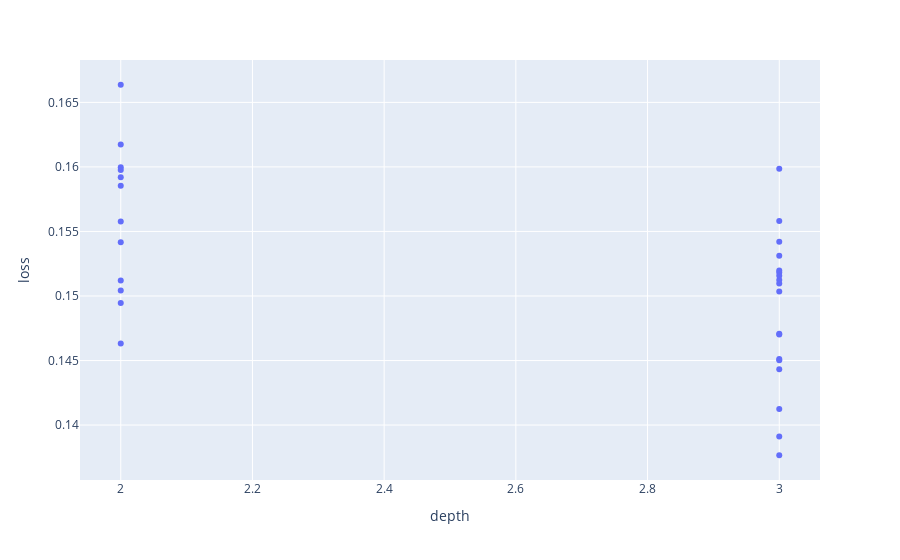

Here is the notebook cell this chart was saved with:
### Code cell
px.scatter(df, x='depth', y='loss')

### Figure 1 — Plotly figure (JSON) as saved in the notebook; plotly's stock layout.template omitted (floating-point values rounded to 4 significant figures)
{"data": [{"hovertemplate": "depth=%{x}<br>loss=%{y}<extra></extra>", "legendgroup": "", "marker": {"color": "#636efa", "symbol": "circle"}, "mode": "markers", "name": "", "orientation": "v", "showlegend": false, "type": "scatter", "x": [3, 3, 3, 2, 3, 2, 2, 2, 3, 3, 3, 2, 2, 2, 3, 3, 2, 3, 3, 2, 2, 3, 3, 3, 3, 2, 3, 3, 2, 3], "xaxis": "x", "y": [0.1518, 0.1503, 0.1451, 0.1585, 0.147, 0.1592, 0.16, 0.1504, 0.1512, 0.1542, 0.1599, 0.1558, 0.1598, 0.1617, 0.1558, 0.1531, 0.1495, 0.151, 0.1471, 0.1512, 0.1542, 0.152, 0.1516, 0.1443, 0.1412, 0.1463, 0.145, 0.1377, 0.1664, 0.1391], "yaxis": "y"}], "layout": {"legend": {"tracegroupgap": 0}, "margin": {"t": 60}, "xaxis": {"anchor": "y", "domain": [0, 1], "title": {"text": "depth"}}, "yaxis": {"anchor": "x", "domain": [0, 1], "title": {"text": "loss"}}}}
